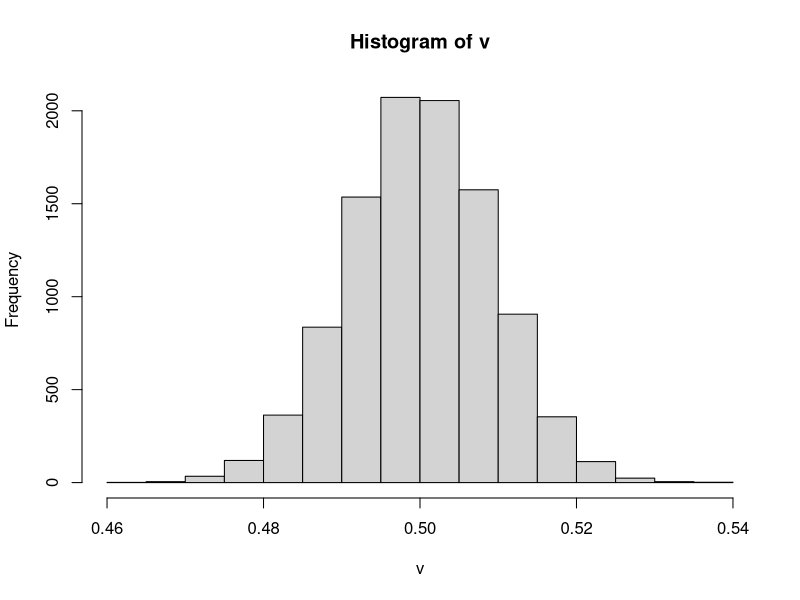
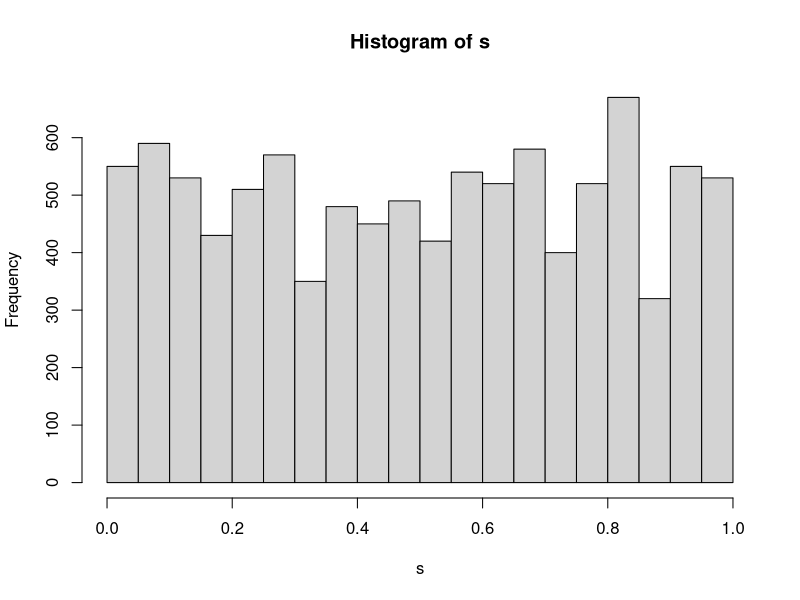

The R script that drew these images, in order:
## ---- chunk 1
knitr::opts_chunk$set(message = FALSE)
## ---- chunk 2
n = 1000
x = runif(n = n, 0, 10)
e = rnorm(n=100, mean = 0, sd = 1)
y = 2+3*x + e
## ---- chunk 3
lm(y~x)
## ---- chunk 4
n=1000
x1 = runif(n = n, 0, 10)
x2 = runif(n = n, 0, 10)
sim <- rnorm(n, 0, 2)
y <- 2 + 3 * x1 + 4 * x2 + sim

lm(y ~ x1 + x2)
## ---- chunk 5
m = 10000
n = 1000
x = runif(m * n)
k = matrix(x, ncol = 10000)
## ---- chunk 6
v = colMeans(k)
## ---- chunk 7
hist(v)
## ---- chunk 8
m = runif(sample(c(1: 6), n, replace = TRUE))
s = matrix(m, ncol = 10000)
## ---- chunk 9
hist(s)
## ---- chunk 10
n = 1000
x = runif(n, -1, 1)
## ---- chunk 11
n = 1000
x = runif(n, -1, 1)
## ---- chunk 12
w = sum(x^2 + y^2 <= 1)
## ---- chunk 13

## ---- chunk 14
n = 1000
x = runif(1, -1, 1)
y = runif(1, -1, 1) 
z = (x^2 + y^2 <= 1)

j <- z + 1

pi = 4 * (j / n)
